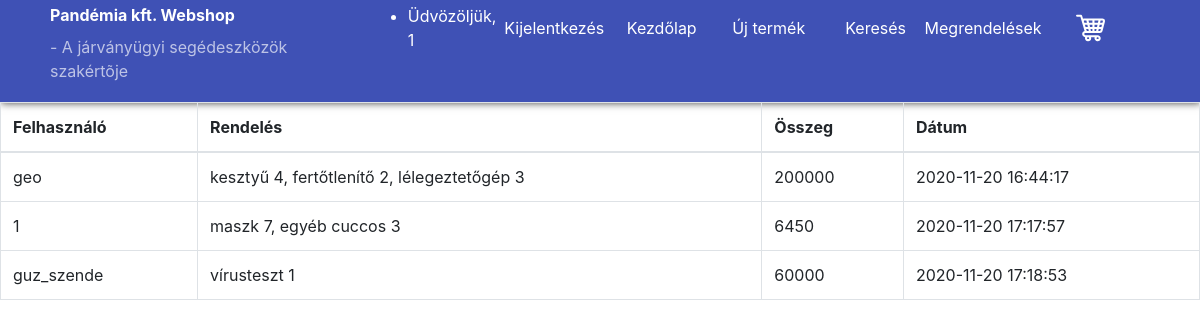
Page /index.php?c=orders (signed in) on the committed database.
### tables this page shows
CREATE TABLE `orders` (
  `orderint` int(11) NOT NULL,
  `userid` int(11) NOT NULL,
  `items` varchar(500) NOT NULL,
  `price` int(11) NOT NULL,
  `date` datetime NOT NULL DEFAULT current_timestamp()
);

CREATE TABLE `users` (
  `id` int(11) NOT NULL,
  `username` varchar(100) NOT NULL,
  `email` varchar(100) NOT NULL,
  `password` varchar(100) NOT NULL
);

### controllers/orders.php (called while the page is built)
<?php
$VIEWDATA['allOrders'] = $MODEL->getAllOrders();
include 'views/orders.php';

### Model.php (called while the page is built, shortened)
<?php
class Model{
	private $conn;
	function __construct(){
		$host = "localhost";
		$username = "root";
		$password = "";
		$dbname = "covidshop";
		try{
            $this->conn = new PDO("mysql:host=".$host.";dbname=".$dbname, $username,$password);
			$this->conn->setAttribute(PDO::ATTR_ERRMODE, PDO::ERRMODE_WARNING);
			$this->conn->setAttribute(PDO::ATTR_DEFAULT_FETCH_MODE, PDO::FETCH_ASSOC);
        }catch(PDOException $e){
            echo "Connection failed " . $e->getMessage();
        }
	}
	function getAllOrders(){
		$orders = array();
		$query = $this->conn->prepare(
			"SELECT users.username, orders.items, orders.price, orders.date FROM orders
			INNER JOIN users ON users.id = orders.userid
			ORDER BY orders.date ASC;"
		);
		$query->execute();
		while($row = $query->fetch()){
			array_push($orders,$row);
		}
		return $orders;
	}
}

### views/orders.php (the view, shortened to what this page needs)
<!doctype html>
<html>
<head>
    <link rel="stylesheet" href="css/styles.css">
    <link rel="stylesheet" href="https://stackpath.bootstrapcdn.com/bootstrap/4.5.0/css/bootstrap.min.css">
</head>
<body>
    <?php include 'views/nav.php'; ?>
    <div class="table-responsive">
        <table class="table table-bordered table-hover booktable">
            <thead>
            <tr>
                <th>Felhasználó</th>
                <th>Rendelés</th>
                <th>Összeg</th>
                <th>Dátum</th>
            </tr>
            </thead>
            <tbody>
            <?php
                foreach($VIEWDATA['allOrders'] as $order){
                    echo '
                        <tr>
                            <td>'.$order['username'],'</td>
                            <td>'.$order['items'].'</td>
                            <td>'.$order['price'].'</td>
                            <td>'.$order['date'].'</td>
                        </tr>
                    ';
                }
            ?>
            </tbody>
        </table>
    </div>
</body>
</html>

### css/styles.css (style rules this page uses)
html, body { margin: 0; padding: 0; font-family: Times, serif; color:#413f3f; }

### rows in the picture
orders: userid.username "geo", items "kesztyű 4, fertőtlenítő 2, lélegeztetőgép 3", price "200000", date "2020-11-20 16:44:17"
orders: userid.username "1", items "maszk 7, egyéb cuccos 3", price "6450", date "2020-11-20 17:17:57"
orders: userid.username "guz_szende", items "vírusteszt 1", price "60000", date "2020-11-20 17:18:53"

### other values in the picture
$_SESSION["username"] "1"
